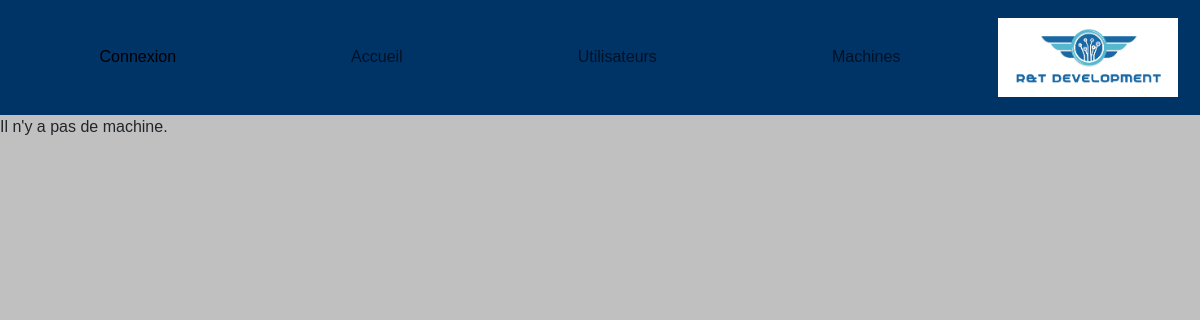
Page /Machines/ on the earlier database version.
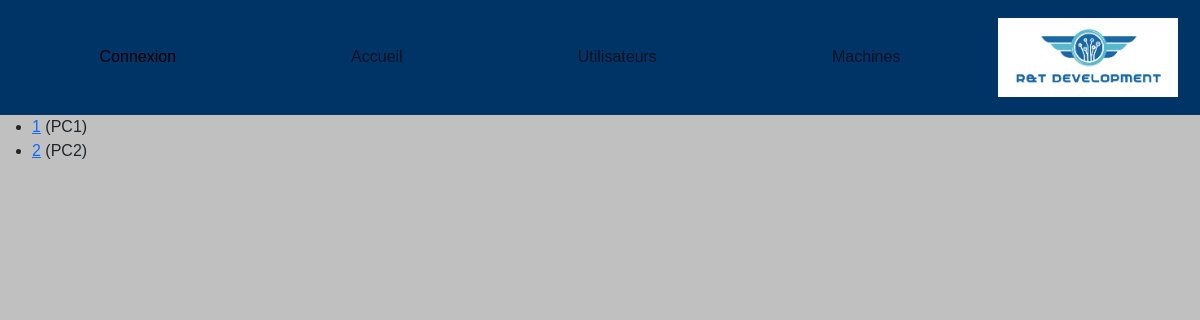
Same page on the later database version.
### projectApp/models.py (models this page shows, shortened)
class Machine(models.Model):
    TYPE = (
        ('PC', ('PC - Run windows')),
        ('Mac', ('Mac - Run MacOS')),
        ('Serveur', ('Serveur - Simple Server to deploy virtual machines')),
        ('Switch', ('Switch - To maintains and connect servers')),
    )
    id = models.AutoField(
                        primary_key=True,
                        editable=False)
    nom = models.CharField(
                        max_length= 6)
    maintenanceDate=models.DateField(default=datetime.now())
    mach=models.CharField(max_length=32, choices=TYPE, default='PC')

### projectApp/views.py (the view)
# urls.py: path('Machines/', views.Machines, name='Machines'),
def Machines(request):
    machines=Machine.objects.all()
    context ={
        'machines' : machines,
    }
    return render(request,"templates/Machines.html",context)

### projectApp/templates/Machines.html
{% extends "index.html" %}
{% block content %}
{% if machines %}
<ul>
    {% for machine in machines %}
        <li>
            <a href="{% url 'machine-detail' machine.id %}">
            {{ machine.id }}</a> ({{ machine.nom}})
        </li>
    {% endfor %}
</ul>
{% else %}
<p>Il n'y a pas de machine.</p>
{% endif %}
{% endblock %}

### projectApp/templates/index.html (shortened to what this page needs)
<!DOCTYPE html>
<html>
<head>
    {% load static %}
    <link rel="stylesheet" href="{% static 'css/bootstrap.min.css' %}">
    <link rel="stylesheet" href="{% static 'css/style.css' %}">
</head>
<body>
    <nav class="navbar navbar-expand-lg ">
        <div class="container-fluid">
            <div class="collapse navbar-collapse justify-content-center" id="navbarNav">
                <ul class="navbar-nav w-100 d-flex justify-content-around">
                    <li class="nav-item">
                        <a class="nav-link active" aria-current="page" href="{% url 'index' %}">Connexion</a>
                    </li>
                    <li class="nav-item">
                        <a class="nav-link" href="{% url 'Accueil' %}">Accueil</a>
                    </li>
                    <li class="nav-item">
                        <a class="nav-link" href="{% url 'Utilisateurs' %}">Utilisateurs</a>
                    </li>
                    <li class="nav-item">
                        <a class="nav-link" href="{% url 'Machines' %}">Machines</a>
                    </li>
                </ul>
                <img class="hautdroit" src="{% static 'images/rtdev.png' %}" >
            </div>
        </div>
    </nav>
    {% block content %}{% endblock %}
    {% load static %}
</body>
</html>

### projectApp/static/css/style.css (style rules this page uses)
.navbar { position: relative; overflow: hidden; font-family: Arial, sans-serif; background-color: #003366; }
.navbar img { float: right; padding: 10px; max-width: 200px; }
.navbar a { float: left; text-align: center; padding: 14px 16px; text-decoration: none; }
body { font-family: Arial, sans-serif; background-color: #C0C0C0; }

Differences in the rows shown:
added Machine: id "1", nom "PC1"
added Machine: id "2", nom "PC2"
Other differences:
text no longer shown: "Il n'y a pas de machine."
